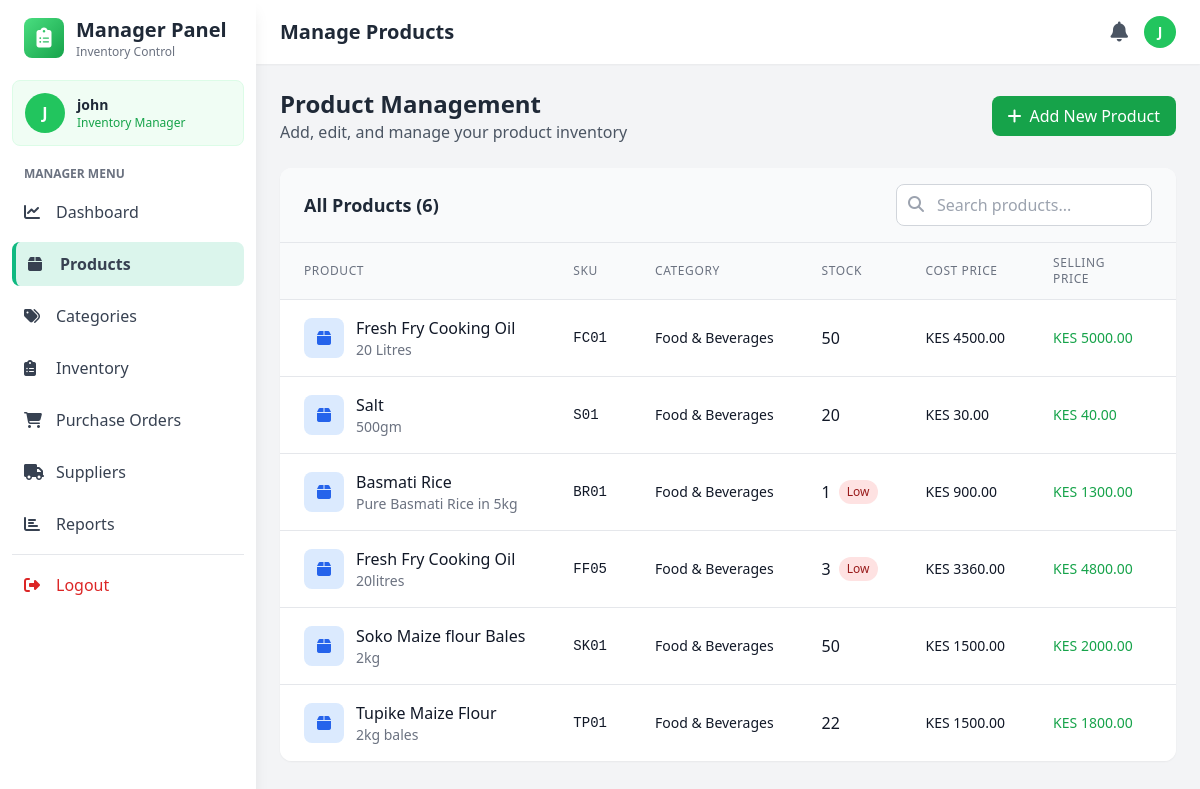
The page /manager/products (signed in) on the database as committed earlier.
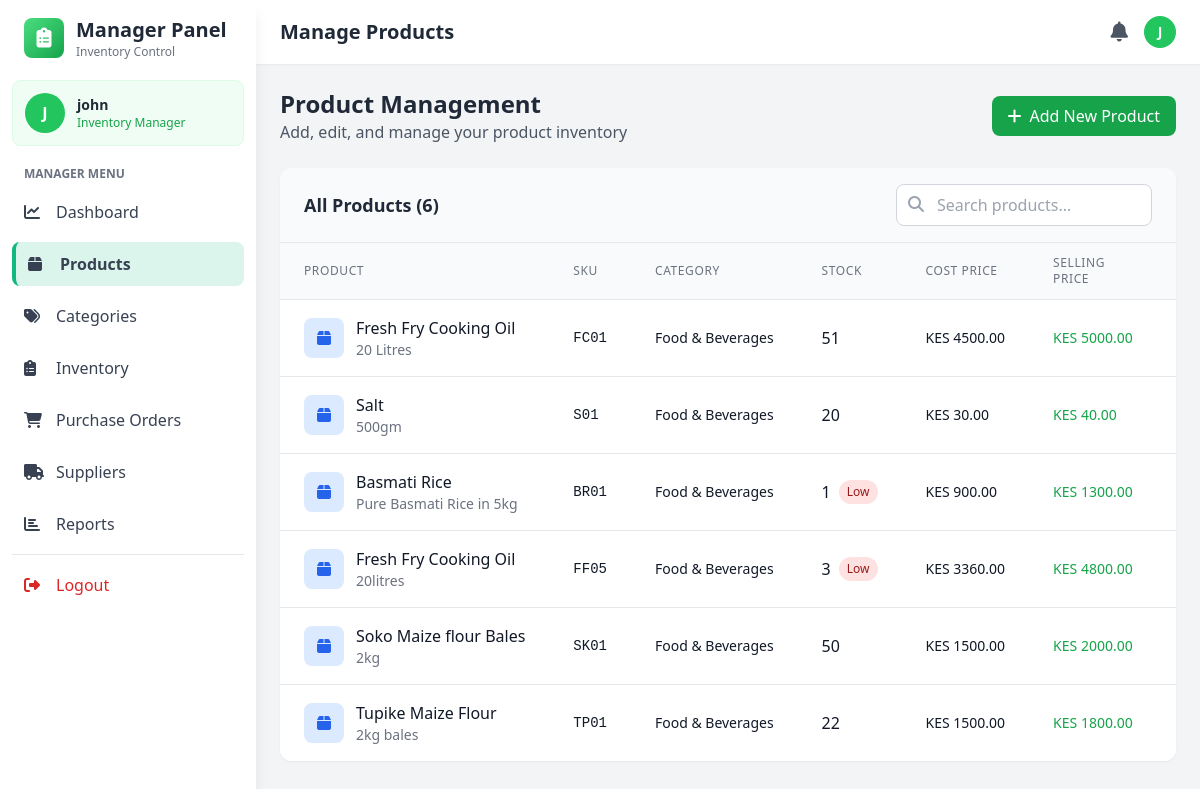
The same page on the database as committed later.
### models.py (models this page shows, shortened)
class Product(db.Model):
    __tablename__ = 'products'
    id = db.Column(db.Integer, primary_key=True)
    name = db.Column(db.String(200), nullable=False)
    sku = db.Column(db.String(50), unique=True, nullable=False)  # Stock code
    description = db.Column(db.Text)
    cost_price = db.Column(db.Float, nullable=False)
    selling_price = db.Column(db.Float, nullable=False)
    quantity = db.Column(db.Integer, default=0)
    reorder_level = db.Column(db.Integer, default=10)
    category_id = db.Column(db.Integer, db.ForeignKey('categories.id'), nullable=False)
    supplier_id = db.Column(db.Integer, db.ForeignKey('suppliers.id'), nullable=False)
    created_at = db.Column(db.DateTime, default=datetime.utcnow)
    updated_at = db.Column(db.DateTime, default=datetime.utcnow, onupdate=datetime.utcnow)
    is_active = db.Column(db.Boolean, default=True)
    image_url = db.Column(db.String(500))  # For Cloudinary image URLs
    unit = db.Column(db.String(50), default='piece')  # piece, kg, liter, pack, box, etc.
    category = db.relationship('Category', backref='products')
    supplier = db.relationship('Supplier', backref='products')

class Category(db.Model):
    __tablename__ = 'categories'
    id = db.Column(db.Integer, primary_key=True)
    name = db.Column(db.String(100), unique=True, nullable=False)
    description = db.Column(db.Text)
    created_at = db.Column(db.DateTime, default=datetime.utcnow)

### app.py (the view)
@app.route('/manager/products')
@login_required
def manage_products():
    if current_user.role not in ['admin', 'manager']:
        flash('Access denied. Manager access required.', 'danger')
        return redirect(url_for('index'))
    products = Product.query.all()
    categories = Category.query.all()
    suppliers = Supplier.query.all()
    return render_template('manager/products.html',
                         products=products,
                         categories=categories,
                         suppliers=suppliers)

### app.py (called while the page is built)
@login_manager.user_loader
def load_user(user_id):
    return User.query.get(int(user_id))

### templates/manager/products.html (shortened to what the changed rows need)
<!DOCTYPE html>
<html lang="en">
<head>
    <script src="https://cdn.tailwindcss.com"></script>
    <link rel="stylesheet" href="https://cdnjs.cloudflare.com/ajax/libs/font-awesome/6.4.0/css/all.min.css">
</head>
<body class="bg-gray-100">
    <aside class="fixed top-0 left-0 z-40 w-64 h-screen bg-white shadow-lg">
        <div class="h-full px-3 py-4 overflow-y-auto">
            <div class="flex items-center mb-5 px-3">
                <div class="ml-3">
                    <h2 class="text-xl font-bold text-gray-800">Manager Panel</h2>
                </div>
            </div>
        </div>
    </aside>
    <div class="ml-64">
        <header class="bg-white shadow-sm sticky top-0 z-30">
            <div class="flex items-center justify-between px-6 py-4">
                <h1 class="text-xl font-semibold text-gray-800">Manage Products</h1>
            </div>
        </header>
        <main class="p-6">
            <div class="flex justify-between items-center mb-6">
                <div>
                    <h2 class="text-2xl font-bold text-gray-800">Product Management</h2>
                </div>
            </div>
            <div class="bg-white rounded-xl shadow-sm overflow-hidden">
                <table class="min-w-full divide-y divide-gray-200">
                    <thead class="bg-gray-50">
                        <tr>
                            <th class="px-6 py-3 text-left text-xs font-medium text-gray-500 uppercase tracking-wider">Product</th>
                            <th class="px-6 py-3 text-left text-xs font-medium text-gray-500 uppercase tracking-wider">SKU</th>
                            <th class="px-6 py-3 text-left text-xs font-medium text-gray-500 uppercase tracking-wider">Category</th>
                            <th class="px-6 py-3 text-left text-xs font-medium text-gray-500 uppercase tracking-wider">Stock</th>
                            <th class="px-6 py-3 text-left text-xs font-medium text-gray-500 uppercase tracking-wider">Cost Price</th>
                            <th class="px-6 py-3 text-left text-xs font-medium text-gray-500 uppercase tracking-wider">Selling Price</th>
                            <th class="px-6 py-3 text-left text-xs font-medium text-gray-500 uppercase tracking-wider">Status</th>
                        </tr>
                    </thead>
                    <tbody class="bg-white divide-y divide-gray-200">
                        {% for product in products %}
                        <tr class="hover:bg-gray-50">
                            <td class="px-6 py-4 whitespace-nowrap">
                                <div class="flex items-center">
                                    <div class="w-10 h-10 bg-blue-100 rounded-lg flex items-center justify-center mr-3">
                                        <i class="fas fa-box text-blue-600"></i>
                                    </div>
                                    <div>
                                        <div class="font-medium text-gray-900">{{ product.name }}</div>
                                        <div class="text-sm text-gray-500 truncate max-w-xs">{{ product.description or 'No description' }}</div>
                                    </div>
                                </div>
                            </td>
                            <td class="px-6 py-4 whitespace-nowrap text-sm text-gray-900 font-mono">{{ product.sku }}</td>
                            <td class="px-6 py-4 whitespace-nowrap text-sm text-gray-900">{{ product.category.name }}</td>
                            <td class="px-6 py-4 whitespace-nowrap">
                                <div class="flex items-center">
                                    <span class="font-medium text-gray-900">{{ product.quantity }}</span>
                                </div>
                            </td>
                            <td class="px-6 py-4 whitespace-nowrap text-sm text-gray-900">KES {{ "%.2f"|format(product.cost_price) }}</td>
                            <td class="px-6 py-4 whitespace-nowrap text-sm font-medium text-green-600">KES {{ "%.2f"|format(product.selling_price) }}</td>
                            <td class="px-6 py-4 whitespace-nowrap">
                            </td>
                        </tr>
                        {% endfor %}
                    </tbody>
                </table>
            </div>
        </main>
    </div>
</body>
</html>

Rows that differ between the two databases and show on the page:
changed Product "20 Litres": quantity "50" → "51"
